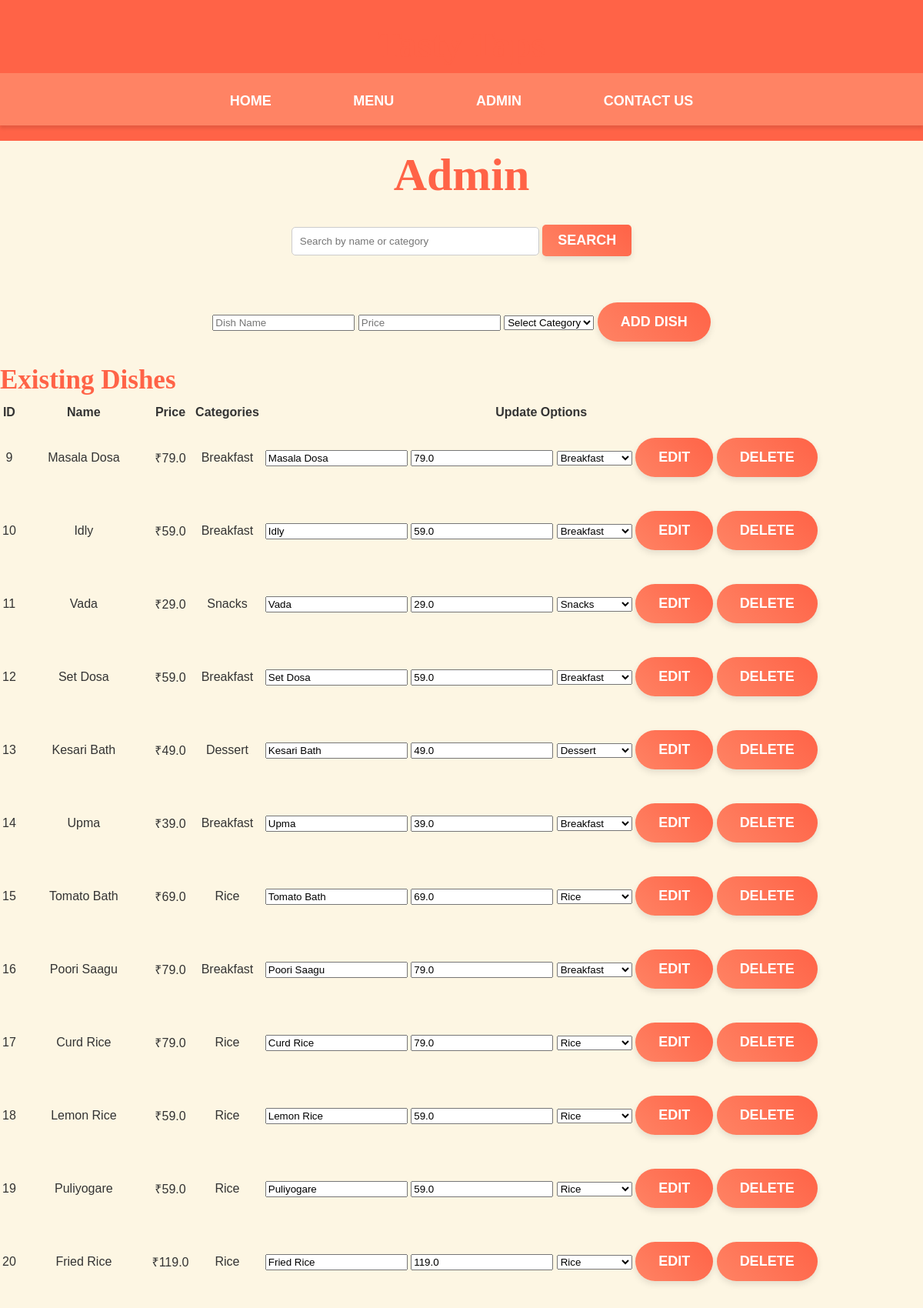
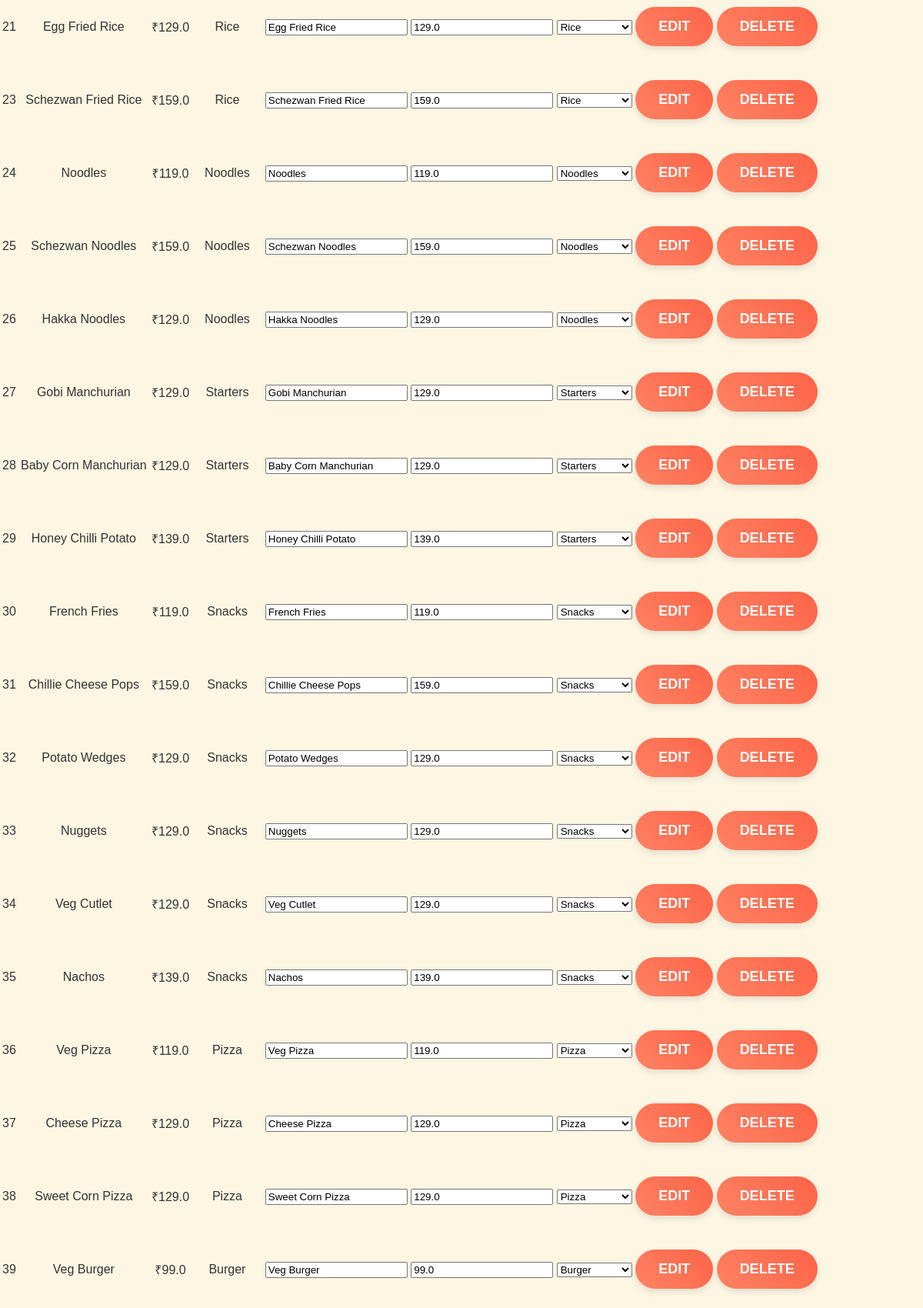
The page /admin (upper part) on the database its author committed (2 pictures, top to bottom).
### tables this page shows
CREATE TABLE dishes (
    id INTEGER PRIMARY KEY AUTOINCREMENT,
    name TEXT NOT NULL,
    price REAL NOT NULL
, image TEXT, categories TEXT);

### app.py (the view, shortened to what this page needs)
@app.route('/admin', methods=['GET', 'POST'])
def admin():
    search_query = request.args.get('search', '').strip()  # Default to an empty string if no search query is provided
    dishes = []
    conn = connect_db()
    cursor = conn.cursor()
    if search_query:
            cursor.execute(
                "SELECT * FROM dishes WHERE name LIKE ? OR categories LIKE ?",
                (f"%{search_query}%", f"%{search_query}%")
            )
    else:
        cursor.execute("SELECT * FROM dishes")
    dishes = cursor.fetchall()
    conn.close()
    return render_template('admin.html', dishes=dishes)

### app.py (called while the page is built)
def connect_db():
    conn = sqlite3.connect(DATABASE)
    conn.row_factory = sqlite3.Row  # Optional: Access rows as dictionaries
    return conn

@app.before_request
def initialize_cart():
    if 'cart' not in session:
        session['cart'] = {}

### templates/admin.html (shortened to what this page needs)
{% extends 'base.html' %}
{% block content %}
<h2 style="font-size: 60px;">Admin</h2>
<form method="GET" action="/admin" style="text-align: center; margin-bottom: 20px;">
    <input type="text" name="search" placeholder="Search by name or category"
           value="{{ request.args.get('search', '') }}"
           style="padding: 10px; width: 300px; border: 1px solid #ccc; border-radius: 5px;">
    <button type="submit" style="padding: 10px 20px; background-color: #ff6347; color: white; border: none; border-radius: 5px; cursor: pointer;">
        Search
    </button>
</form>
<form method="POST" style="text-align: center;">
    <input type="text" name="name" placeholder="Dish Name" required>
    <input type="number" step="0.01" name="price" placeholder="Price" required>
    <select name="category" required>
        <option value="" disabled selected>Select Category</option>
    </select>
    <button type="submit">Add Dish</button>
</form>
<h3 style="font-size: 35px; text-align: left;">Existing Dishes</h3>
<table style="text-align: center;">
    <tr style="text-align: center;">
        <th>ID</th>
        <th>Name</th>
        <th>Price</th>
        <th>Categories</th>
        <th>Update Options</th>
    </tr>
    {% for dish in dishes %}
    <tr>
        <td>{{ dish[0] }}</td>
        <td>{{ dish[1] }}</td>
        <td>₹{{ dish[2] }}</td>
        <td>{{ dish[4] }}</td>
        <td>
            <form method="POST" style="display:inline;">
                <input type="text" name="name" value="{{ dish[1] }}" required>
                <input type="number" step="0.01" name="price" value="{{ dish[2] }}" required>
                 <select name="category" id = 'categories' required>
                     <option value="Breakfast" {% if dish[4] =="Breakfast" %}selected{% endif %}>Breakfast</option>
                     <option value="Starters" {% if dish[4] =="Starters" %}selected{% endif %}>Starters</option>
                     <option value="Rice" {% if dish[4] =="Rice" %}selected{% endif %}>Rice</option>
                     <option value="Noodles" {% if dish[4] =="Noodles" %}selected{% endif %}>Noodles</option>
                     <option value="Pizza" {% if dish[4] =="Pizza" %}selected{% endif %}>Pizza</option>
                     <option value="Burger" {% if dish[4] =="Burger" %}selected{% endif %}>Burger</option>
                     <option value="Snacks" {% if dish[4] =="Snacks" %}selected{% endif %}>Snacks</option>
                     <option value="Dessert" {% if dish[4] =="Dessert" %}selected{% endif %}>Dessert</option>
                </select>
                <button type="submit">Edit</button>
            </form>
            <form method="POST" style="display:inline;">
                <button type="submit" style="background-color:red;">Delete</button>
            </form>
        </td>
    </tr>
    {% endfor %}
</table>
{% endblock %}

### static/style.css (style rules this page uses)
body, html { margin: 0; padding: 0; box-sizing: border-box; font-family: 'Arial', sans-serif; color: #333; background-color: #fdf6e3; }
h1, h2, h3, h4, h5, h6 { margin: 0; padding: 10px 0; font-family: 'Georgia', serif; color: #ff6347; text-align: center; }
button, .explore-menu-button { padding: 15px 30px; border: none; border-radius: 50px; background: linear-gradient(45deg, #ff8364, #ff6347); color: #fff; font-size: 18px; font-weight: bold; text-transform: uppercase; cursor: pointer; transition: all 0.3s ease; box-shadow: 0 4px 8px rgba(0, 0, 0, 0.1); display: inline-flex; justify-content: center; align-items: center; text-align: center; margin: 20px auto; }

### rows shown on the page
dishes: id "9", name "Masala Dosa", price "79.0", categories "Breakfast", category "Breakfast"
dishes: id "10", name "Idly", price "59.0", categories "Breakfast", category "Breakfast"
dishes: id "11", name "Vada", price "29.0", categories "Snacks", category "Snacks"
dishes: id "12", name "Set Dosa", price "59.0", categories "Breakfast", category "Breakfast"
dishes: id "13", name "Kesari Bath", price "49.0", categories "Dessert", category "Dessert"
dishes: id "14", name "Upma", price "39.0", categories "Breakfast", category "Breakfast"
dishes: id "15", name "Tomato Bath", price "69.0", categories "Rice", category "Rice"
dishes: id "16", name "Poori Saagu", price "79.0", categories "Breakfast", category "Breakfast"
dishes: id "17", name "Curd Rice", price "79.0", categories "Rice", category "Rice"
dishes: id "18", name "Lemon Rice", price "59.0", categories "Rice", category "Rice"
dishes: id "19", name "Puliyogare", price "59.0", categories "Rice", category "Rice"
dishes: id "20", name "Fried Rice", price "119.0", categories "Rice", category "Rice"
dishes: id "21", name "Egg Fried Rice", price "129.0", categories "Rice", category "Rice"
dishes: id "23", name "Schezwan Fried Rice", price "159.0", categories "Rice", category "Rice"
dishes: id "24", name "Noodles", price "119.0", categories "Noodles", category "Noodles"
dishes: id "25", name "Schezwan Noodles", price "159.0", categories "Noodles", category "Noodles"
dishes: id "26", name "Hakka Noodles", price "129.0", categories "Noodles", category "Noodles"
dishes: id "27", name "Gobi Manchurian", price "129.0", categories "Starters", category "Starters"
dishes: id "28", name "Baby Corn Manchurian", price "129.0", categories "Starters", category "Starters"
dishes: id "29", name "Honey Chilli Potato", price "139.0", categories "Starters", category "Starters"
dishes: id "30", name "French Fries", price "119.0", categories "Snacks", category "Snacks"
dishes: id "31", name "Chillie Cheese Pops", price "159.0", categories "Snacks", category "Snacks"
dishes: id "32", name "Potato Wedges", price "129.0", categories "Snacks", category "Snacks"
dishes: id "33", name "Nuggets", price "129.0", categories "Snacks", category "Snacks"
dishes: id "34", name "Veg Cutlet", price "129.0", categories "Snacks", category "Snacks"
dishes: id "35", name "Nachos", price "139.0", categories "Snacks", category "Snacks"
dishes: id "36", name "Veg Pizza", price "119.0", categories "Pizza", category "Pizza"
dishes: id "37", name "Cheese Pizza", price "129.0", categories "Pizza", category "Pizza"
dishes: id "38", name "Sweet Corn Pizza", price "129.0", categories "Pizza", category "Pizza"
dishes: id "39", name "Veg Burger", price "99.0", categories "Burger", category "Burger"
